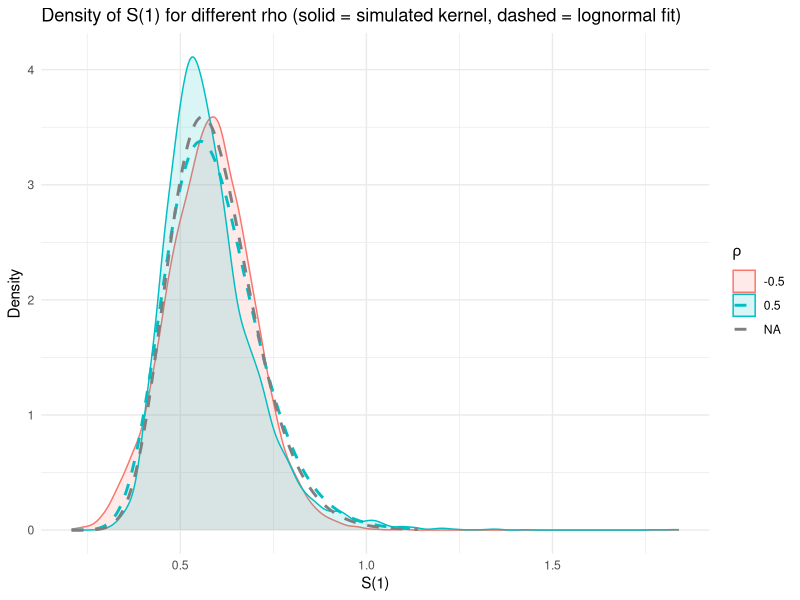

This figure's R source:
#-------- Assignment 1 - Computational Methods in Finance ---------#

#------- Flemy Kabalisa - 121580 --------#

library(ggplot2)
library(dplyr)
library(tidyr)
library(gridExtra)

#Setting up the simulator

simulate_sv <- function(nSim=10000, nSteps=1000, T=1, mu=0.15, vbar=0.04, delta_v=0.2,
                        kappa_v = 1, S0=0.5, v0= NULL, rho=0, seed = NULL){
  if(!is.null(seed)) set.seed(seed)
  if(is.null(v0)) v0 <- vbar
  
  dt <- T/nSteps
  sqrt_dt <- sqrt(dt)
  
  #setting up the vectors
  logS <- rep(log(S0), nSim)
  v <- rep(v0, nSim)
  
  for(i in seq_len(nSteps)){
    #correlated normals for increments
    Zv <- rnorm(nSim)
    eps <- rnorm(nSim)
    Zs <- rho * Zv + sqrt(1 - rho^2) * eps
    
    dW_v <- Zv * sqrt_dt
    dW_s <- Zs * sqrt_dt
    
    v_old <- v
    sqrtv_old <- sqrt(pmax(v_old, 0))
    
    #We use v_old to update log S
    logS <- logS + (mu - 0.5 * v_old) * dt + sqrtv_old * dW_s
    
    #update v
    v <- v_old + kappa_v * (vbar - v_old) *dt + delta_v * sqrtv_old * dW_v
    
    #enforce non-negativity
    v <- pmax(v, 0)
  }
  
  S_T <- exp(logS)
  return(S_T)
}

#We now derive the lognormal parameters

lognormal_params_from_meanvar <- function(M,V) {
  if (M <= 0 || V<0 ) stop("Mean must be > 0 and variance >= 0")
  sigma2 <- log(1 + V / (M^2))
  meanlog <- log(M) - 0.05 * sigma2
  sdlog <- sqrt(sigma2)
  return(list(meanlog = meanlog, sdlog = sdlog))
}

#We now bring back the parameters for our experiement

nSim <- 10000
nSteps <- 1000 #We can manipulate this to check for convergence
T <- 1

mu <- 0.15
vbar <- 0.04
delta_v_default <- 0.2
kappa_v <- 1
S0 <- 0.5
v0 <- vbar #It is the assumed initial variance
seed <- 12345

rhos <- c(-0.5,0.5)

#We now try running simulation for different rho

set.seed(seed)
results_list <- list()
summary_stats <- data.frame()

for (rho in rhos){
  cat("Simulating rho =", rho, "...\n")
  S_T <- simulate_sv(nSim = nSim, nSteps = nSteps, T=T, mu = mu, vbar = vbar,
                     delta_v = delta_v_default, kappa_v = kappa_v, S0= S0, v0=v0,
                     rho = rho, seed = NULL) #We set the seed externally
  df <- data.frame(S = S_T, rho = factor(rho, levels = rhos))
  results_list[[as.character(rho)]] <- df
  
  M <- mean(S_T)
  V <- var(S_T)
  lp <- lognormal_params_from_meanvar(M,V)
  
  summary_stats <- rbind(summary_stats,
                         data.frame(rho = rho,
                                    mean_S = M,
                                    var_S = V,
                                    meanlog = lp$meanlog,
                                    sdlog = lp$sdlog,
                                    median_S = median(S_T),
                                    q025 = quantile(S_T, 0.025),
                                    q975 = quantile(S_T, 0.975)))
}

df_all <- bind_rows(results_list)

#We now prepare the lognormal curves

x_min <- max(1e-6, min(df_all$S))
x_max <- quantile(df_all$S, probs = 0.999)
x_grid <- seq(x_min, x_max, length.out = 1000)

ln_curves <- lapply(1:nrow(summary_stats), function(i){
  row <- summary_stats[i, ]
  dens <- dlnorm(x_grid, meanlog = row$meanlog, sdlog = row$sdlog)
  data.frame(x = x_grid, density = dens, rho = factor(row$rho, levels = rho))
}) %>% bind_rows()

#We now plot the densities with an overlay of fitted lognormal

p_density <- ggplot(df_all, aes(x = S, color = rho, fill = rho)) +
  geom_density(alpha = 0.15, adjust=1)+
  geom_line(data = ln_curves, aes(x=x, y=density, color = rho), linetype = "dashed", linewidth = 1) +
  labs(title = "Density of S(1) for different rho (solid = simulated kernel, dashed = lognormal fit)",
       x = "S(1)", y = "Density", color= expression(rho), fill=expression(rho))+
  theme_minimal() +
  theme(legend.position = "right")


#Same plot but x in log-scale to inspect the tails

